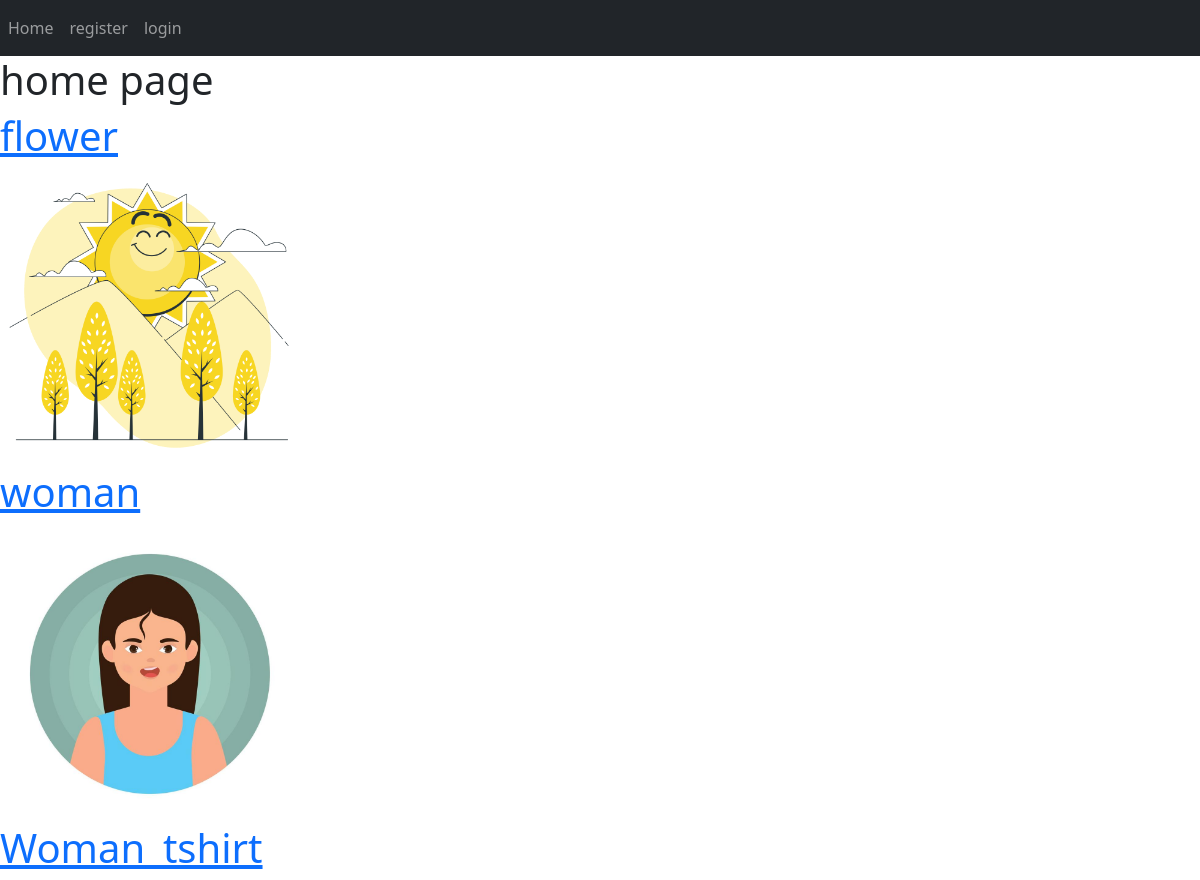
The page / on the database its author committed.
### home/models.py (models this page shows, shortened)
class Catgory(models.Model):
    sub_category=models.ForeignKey('self',on_delete=models.CASCADE,null=True,blank=True,related_name='sub')
    sub_cat=models.BooleanField(default=False)
    name=models.CharField(max_length=200)
    create=models.DateTimeField(auto_now_add=True)
    update=models.DateTimeField(auto_now=True)
    slug=models.SlugField(allow_unicode=True,unique=True,null=True,blank=True)
    image=models.ImageField(upload_to='category',null=True,blank=True)
    def get_absolute_url(self):
        return reverse('home:category',args=[self.slug,self.id])

### home/views.py (the view)
# urls.py: path('',views.home,name='home'),
def home(request):
    category = Catgory.objects.filter(sub_cat=False)
    return render(request, 'home/home.html', {'category': category})

### home/templates/home/home.html (shortened to what this page needs)
{% extends 'base.html' %}
{% block body %}
<h1>home page</h1>
    {% for data in category %}
        <a href="{{ data.get_absolute_url }}">
        <h1>{{ data.name }}</h1>
        </a>
         {% if data.image %}
            <img src="{{ data.image.url }}" style="width:300px; height=400px;" alt="">
        {% endif %}
    {% endfor %}
{% endblock %}

### rows shown on the page
Catgory: name "flower", image (picture)
Catgory: name "woman", image (picture)
Catgory: name "Woman_tshirt"
